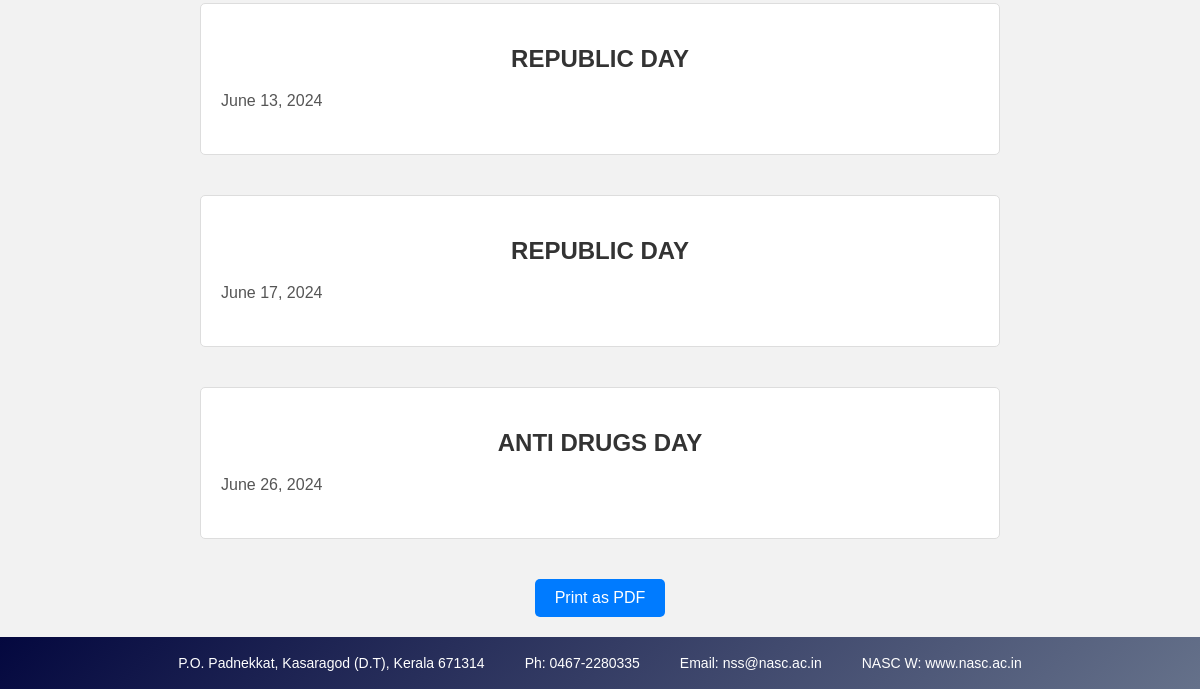
/report (signed in, lower part), run on an earlier commit of the app's database.
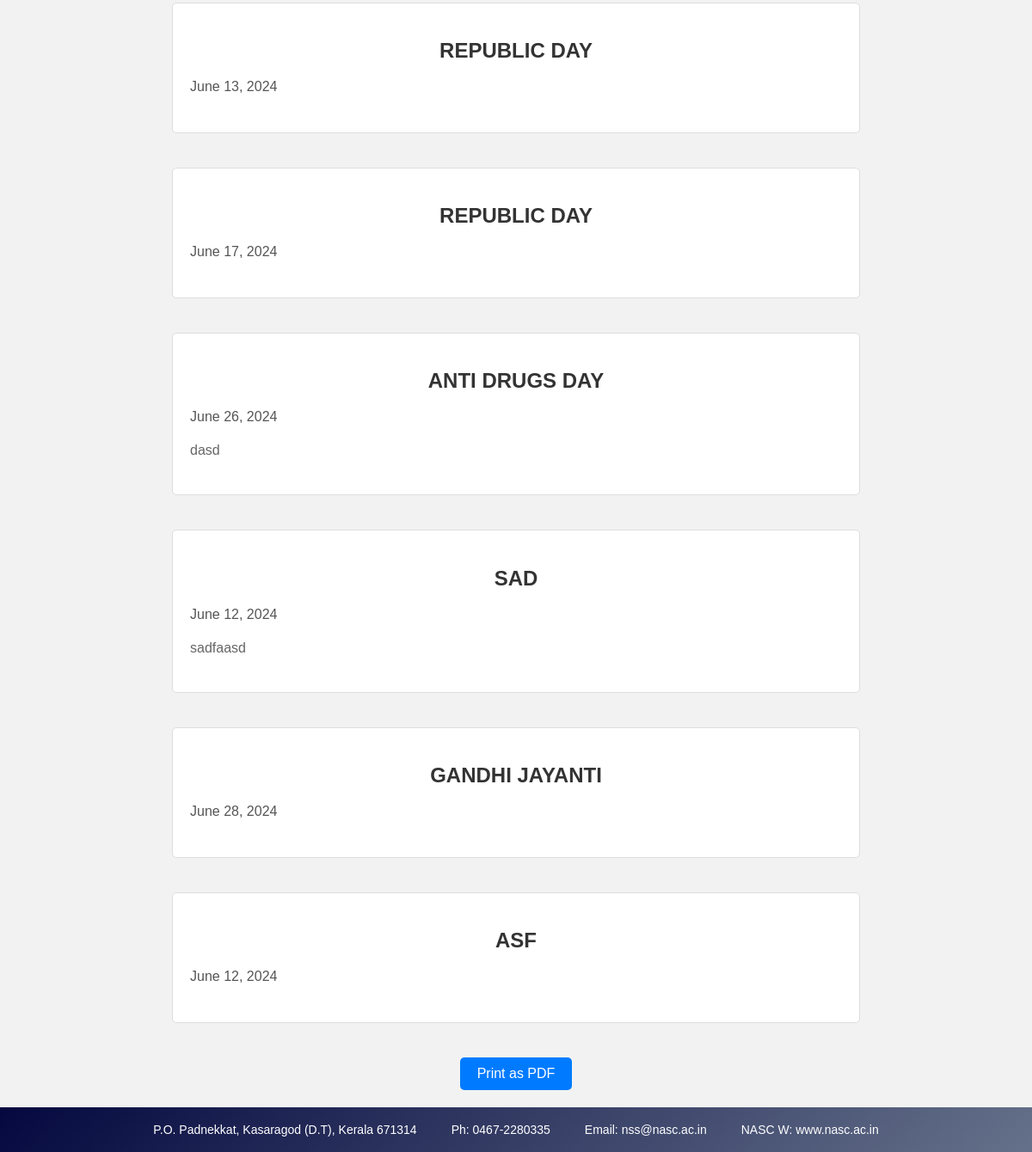
And on a later commit of the database.
### nss/models.py (models this page shows, shortened)
class Event(models.Model):
    event_id=models.AutoField(primary_key=True)
    event_name=models.CharField(max_length=60)
    date=models.DateField()

class Event_details(models.Model):
    event=models.ForeignKey(Event,on_delete=models.CASCADE,related_name='eventdetails')
    des=models.TextField()

### nss/views.py (the view)
# urls.py: path('report',views.report,name='report'),
@login_required()
def report(request):
    try:
        report={
            'event':Event.objects.all()
        }
        pics={
            'pics':Event_Photos.objects.all()
        }
        details={
            'details':Event_details.objects.all()
        }
        return render(request,'nss/report.html',{**report,**pics,**details})
    except Exception:
        return render(request,'nss/error.html')

### nss/context_processors.py (called while the page is built)
def group_processor(request):
    if request.user.is_authenticated:
        is_po_group = request.user.groups.filter(name='po').exists()
        is_vs_group = request.user.groups.filter(name='vs').exists()  # Adjust as needed
    else:
        is_po_group = False
        is_vs_group = False
    return {
        'is_po_group': is_po_group,
        'is_vs_group': is_vs_group,
    }

### nss/templates/nss/report.html (shortened to what this page needs)
{% extends 'nss/base.html' %}
{% load static %}
{% block content %}
<link rel="stylesheet" href="{% static 'css/report.css' %}">
    {% if event %}
        <div class="print-content">
            {% for event_item in event %}
                <div class="event-container">
                    <h1 class="event-heading" align="center">{{ event_item.event_name | upper }}</h1>
                    <div class="event-date">{{ event_item.date }}</div>
                    <div class="event-description">
                        {% for detail_item in details %}
                            {% if detail_item.event.event_id == event_item.event_id %}
                                {{ detail_item.des }}
                            {% endif %}
                        {% endfor %}
                    </div>
                </div>
            {% endfor %}
        </div>
        <div class="no-print">
            <button class="print-button" onclick="printPdf()">Print as PDF</button>
        </div>
    {% else %}
        <h1 align="center">No events held in this Period.</h1>
    {% endif %}
{% endblock %}

What changed in the data, as far as the page shows it:
added Event_details: des "dasd", shown under Event "ANTI DRUGS DAY"
added Event: event_name "SAD", date "June 12, 2024"
added Event_details: des "sadfaasd", shown under "SAD"
added Event: event_name "GANDHI JAYANTI", date "June 28, 2024"
added Event: event_name "ASF", date "June 12, 2024"
